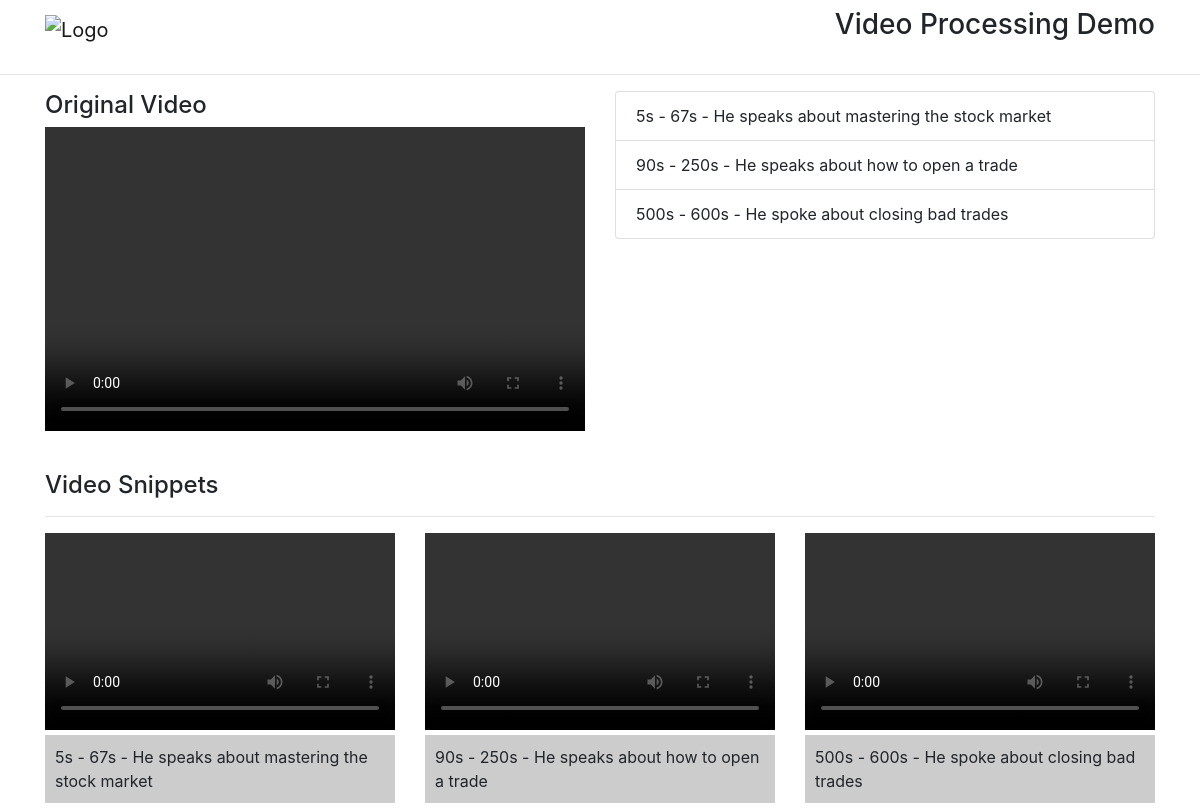
Screenshot of /process/6/ with the database file from the repository.
### videoClipLibrary/models.py (models this page shows)
class MarkedTimeStamp(models.Model):
    video = models.ForeignKey(SourceVideo, on_delete=models.CASCADE)
    marker_text = models.CharField(max_length=500)
    time_stamp_start = models.IntegerField() # this is stored in seconds
    time_stamp_end = models.IntegerField() # this is stored in seconds
    video_path = models.CharField(max_length=200, blank=True, null=True)

### videoProcess/views.py (the view)
# urls.py: path('', views.index),
def index(request, id):
    video_file = SourceVideo.objects.get(id=id)
    time_stamps = MarkedTimeStamp.objects.filter(video=id)
    print(video_file, time_stamps)
    video_splitter(video_file, time_stamps)
    context = {
        'orig_vid': video_file,
        'vid_snipts': time_stamps
    }
    return render(request, 'VideoSlippetsTemplate.html', context)

### videoProcess/helps.py (called while the page is built)
def video_splitter(source_video, split_times):
    for time in split_times:
        starttime = int(time.time_stamp_start)
        endtime = int(time.time_stamp_end)
        vfile = "uploads" + "/video" + str(source_video.id) + "-" + str(time.id) + ".mp4"
        ffmpeg_extract_subclip(str(source_video.filename), starttime, endtime, targetname=vfile)
        time.video_path = vfile
        time.save()

### UserFocusVideoTest/templates/VideoSlippetsTemplate.html (shortened to what this page needs)
<!doctype html>
<html>
<head>
  {% load static %}
  <link rel="stylesheet" href="https://stackpath.bootstrapcdn.com/bootstrap/4.3.1/css/bootstrap.min.css"
>
</head>
<body>
  <header>
    <nav class="navbar navbar-expand-sm navbar-light  .navbar-custom">
      <div class="container">
        <a class="navbar-brand" href="/">
        <img src="https://www.userfocus.app/images/logo.svg" alt="Logo" style="height:32px">
        </a>
      <h3>Video Processing Demo</h3>
    </nav>
  </header>
  <hr >
  <div class="container">
    <div class="row">
      <div class="col">
        <h4>Original Video</h4>
        <div class="embed-responsive embed-responsive-16by9">
          <video width="320" height="240" controls>
            <source src="/{{ orig_vid.filename }}" type="video/mp4">
          </video>
        </div>
      </div>
      <div class="col">
        <ul class="list-group">
          {% for ts in vid_snipts %}
          <li class="list-group-item">{{ ts.time_stamp_start }}s - {{ ts.time_stamp_end }}s - {{ ts.marker_text }}</li>
          {% endfor %}
        </ul>
      </div>
    </div>
    <h4 style="margin-top: 40px;">Video Snippets</h4>
    <hr >
      <div class="row">
          {% for vs in vid_snipts %}
          <div class="col">
          <div class="embed-responsive embed-responsive-16by9">
            <video width="320" height="240" controls>
              <source src=" /{{ vs.video_path }}" type="video/mp4">
            </video>
          </div>
          <div style="background-color: #ccc; padding:10px; margin: 5px 0;">{{ vs.time_stamp_start }}s - {{ vs.time_stamp_end }}s - {{ vs.marker_text }}</div>
        </div>
          {% endfor %}
      </div>
    </div>
</body>
</html>

### rows the page displays
MarkedTimeStamp: time_stamp_start "5", time_stamp_end "67", marker_text "He speaks about mastering the stock market"
MarkedTimeStamp: time_stamp_start "90", time_stamp_end "250", marker_text "He speaks about how to open a trade"
MarkedTimeStamp: time_stamp_start "500", time_stamp_end "600", marker_text "He spoke about closing bad trades"
